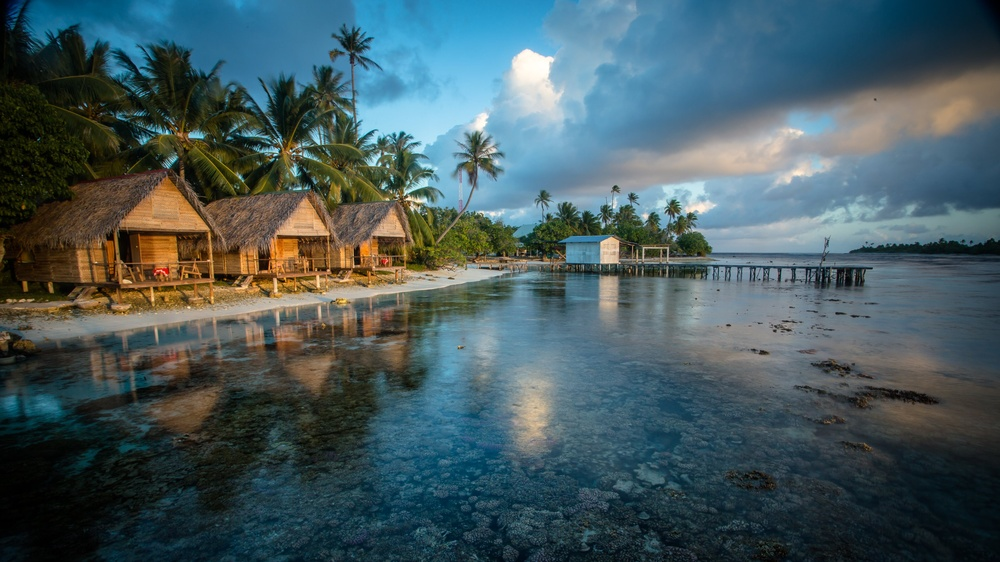
#> input picture Image to Pencil Sketch/beach.jpg, 1000 x 562 px, shrunk from 3840 x 2160 before the run
$ jupyter execute 'Image to Pencil Sketch.ipynb'
#> lines starting #> are read from the running program, lines starting #| are printed output that depends on the picture
# Pencil Sketch with Python

[cell 1]
import cv2

[cell 2]
image = cv2.imread("beach.jpg")
#> image is the input picture: shape (562, 1000, 3); mean B, G, R 94.1, 89.9, 70.5
cv2.imshow("Beach", image)
cv2.waitKey(0)

[cell 3]
gray_image = cv2.cvtColor(image, cv2.COLOR_BGR2GRAY)
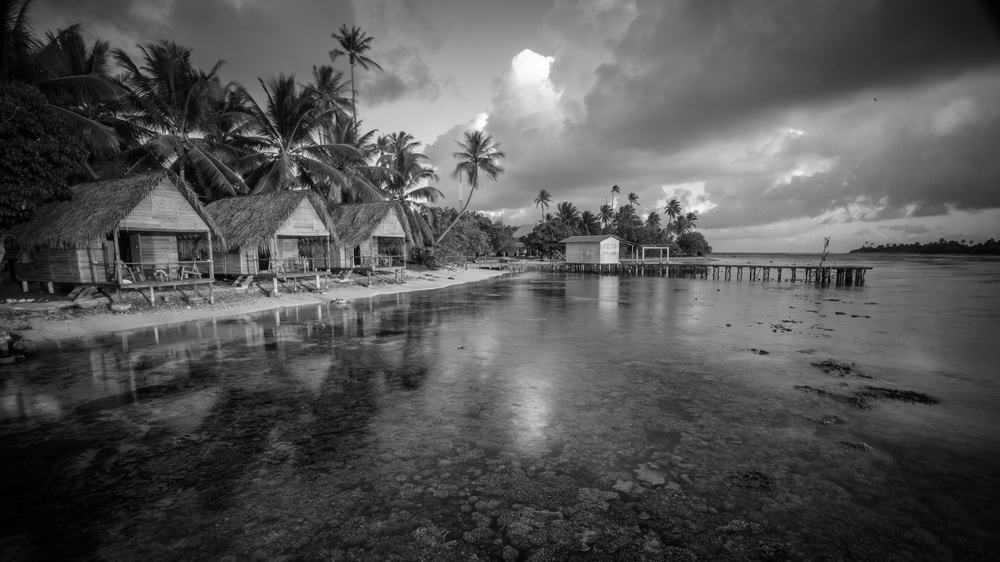
#> gray_image: shape (562, 1000); min 0, max 255, mean 84.6
cv2.imshow("New Beach", gray_image)
cv2.waitKey(0)

[cell 4]
inverted_image = 255 - gray_image
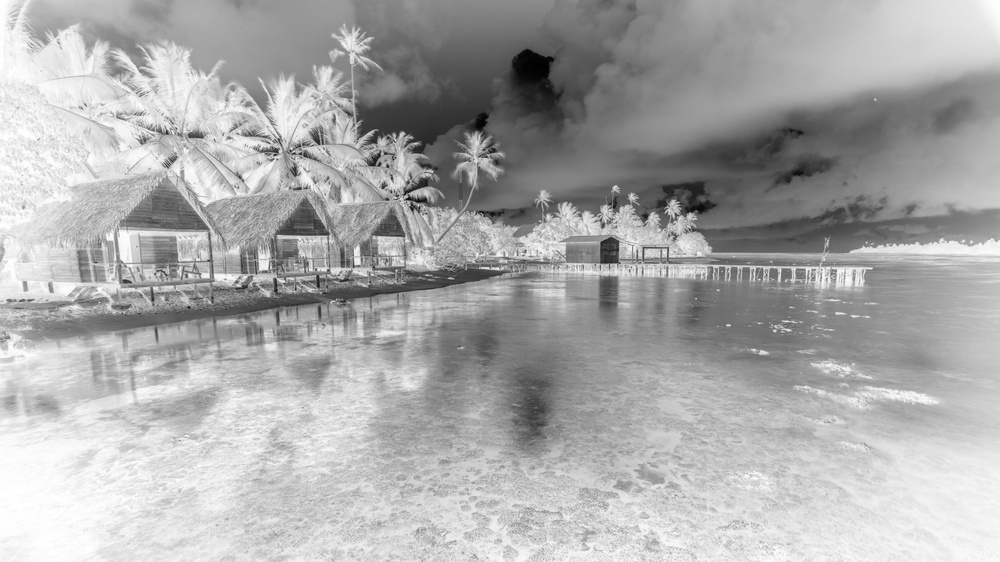
#> inverted_image: shape (562, 1000); min 0, max 255, mean 170.4
cv2.imshow("Inverted", inverted_image)
cv2.waitKey()

[cell 5]
blurred = cv2.GaussianBlur(inverted_image, (21, 21), 0)
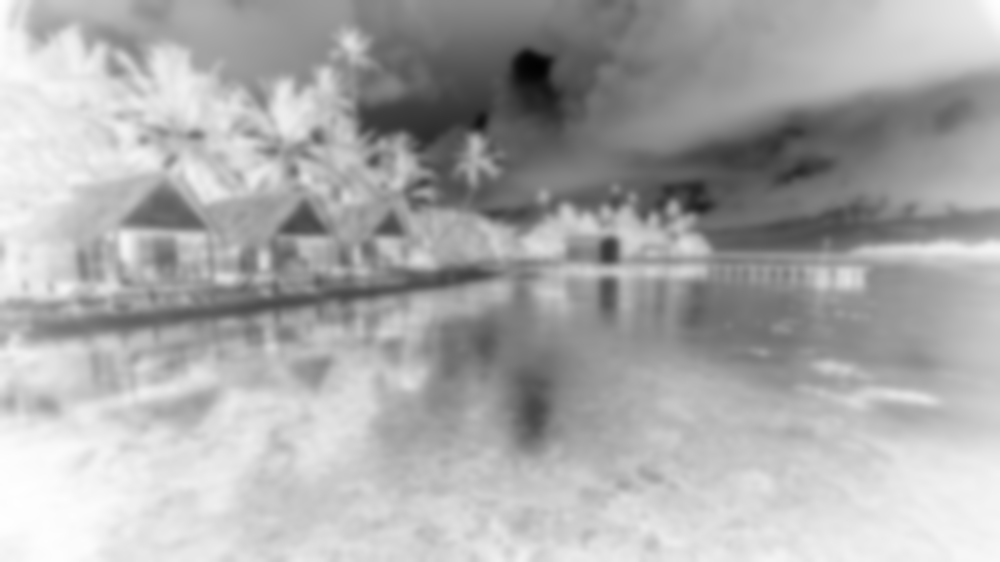
#> blurred: shape (562, 1000); min 2, max 254, mean 170.4

[cell 6]
inverted_blurred = 255 - blurred
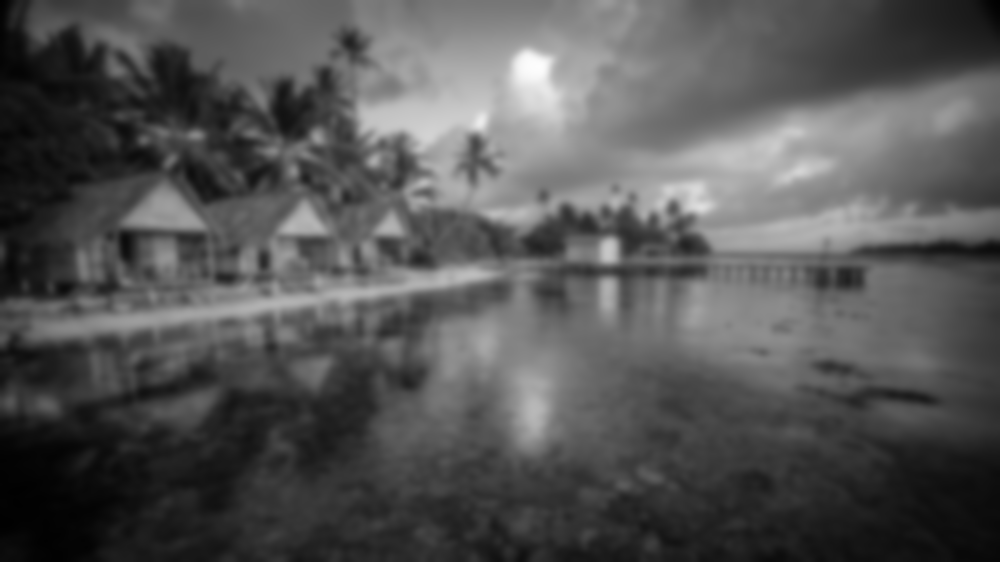
#> inverted_blurred: shape (562, 1000); min 1, max 253, mean 84.6
pencil_sketch = cv2.divide(gray_image, inverted_blurred, scale=256.0)
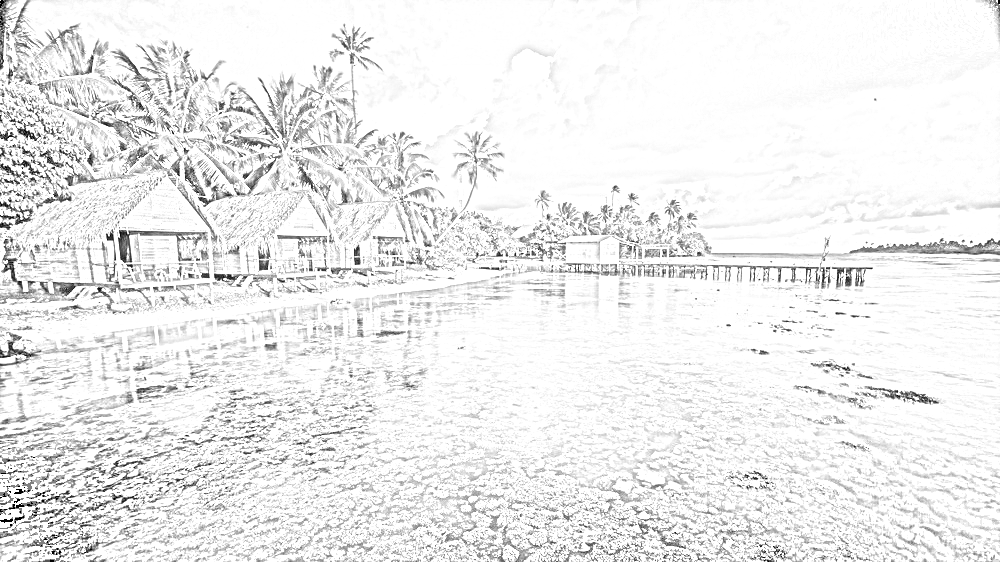
#> pencil_sketch: shape (562, 1000); min 0, max 255, mean 236.9
cv2.imshow("sketch", pencil_sketch)
cv2.waitKey(0)
